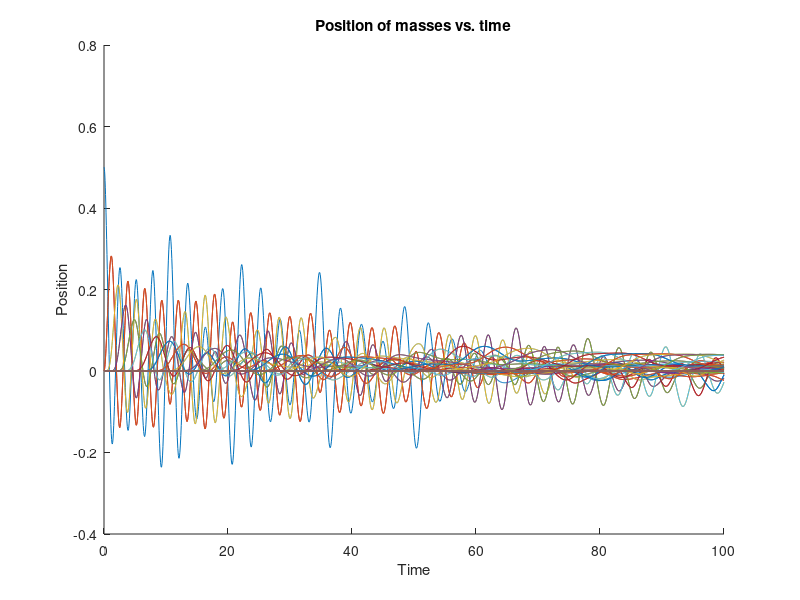

MATLAB code to generate this figure:
function piano_n_masses_with_damping
%% satisfying paranoia
clf
hold on

%% set the number of masses
n = 100;

%% parameters and initial values and making a vector and things

b = .01;

% parameters
k = 10;         % spring constant (currently totally arbitrary)
x = 1;          % x distance between masses, spring rest length
m = 1;          % mass of masses, totally arbitrary

% that vector of positions and velocities (all positions, then all
% velocities, so for n = 3, State = [p1;p2;p3;v1;v2;v3]
State = zeros(1,2*n);

% this makes the middle mass be at .5
if mod(n,2) == 0
    State(n/2) = .5;
else
    State(n/2 + .5) = .5;
end

%% a vector for the for loop

am_vector = zeros(n,1);
vm_vector = zeros(n,1);

%% an ode function

[T, Y] = ode45(@motion, [0,100], State);

%% the actual most important motion function

    function res = motion(~, Info)
        m1 = Info(1);

        fs1 = (-k * (sqrt(x^2 + m1^2) - x)*sign(m1))-b*Info(n +1);
        fs2 = spring_force(Info(1), Info(2), Info(n + 1), Info(n + 2));
        
        fm1 = fs1 - fs2;
        
        am_vector(1) = fm1 / m;
        
        for i = 2:n-1
            fsi = spring_force(Info(i - 1), Info(i), Info(n + i - 1), Info(n + i));
            fsi_1 = spring_force(Info(i), Info(i + 1), Info(n + i), Info(n + i + 1));
            
            force = fsi - fsi_1;
            
            accel = force / m;
            
            am_vector(i) = accel;
        end
        
        m_last = Info(n);
        
        fs_last = (-k * (sqrt(x^2 + m_last^2) - x)*sign(-m_last)) - b*Info(2*n);
        fs_nearly_last = spring_force(Info(n - 1), Info(n), Info(2*n - 1), Info(2*n));
        
        fm_last = fs_nearly_last - fs_last;
        
        am_vector(n) = fm_last / m;

        vm_vector = Info(n+1:end);
        
        res = [vm_vector; am_vector];
    end

    function res = spring_force(m_n, m_n1, dm_n, dm_n1)
        res = (-k * (sqrt(x^2 + (m_n1 - m_n)^2) - x) * sign(m_n1 - m_n)) - b * (dm_n1 - dm_n);
    end

%% tell it how to plot
for j = 1:n;
    plot(T, Y(:,j));
end
ylabel('Position');
xlabel('Time');
title('Position of masses vs. time');

end